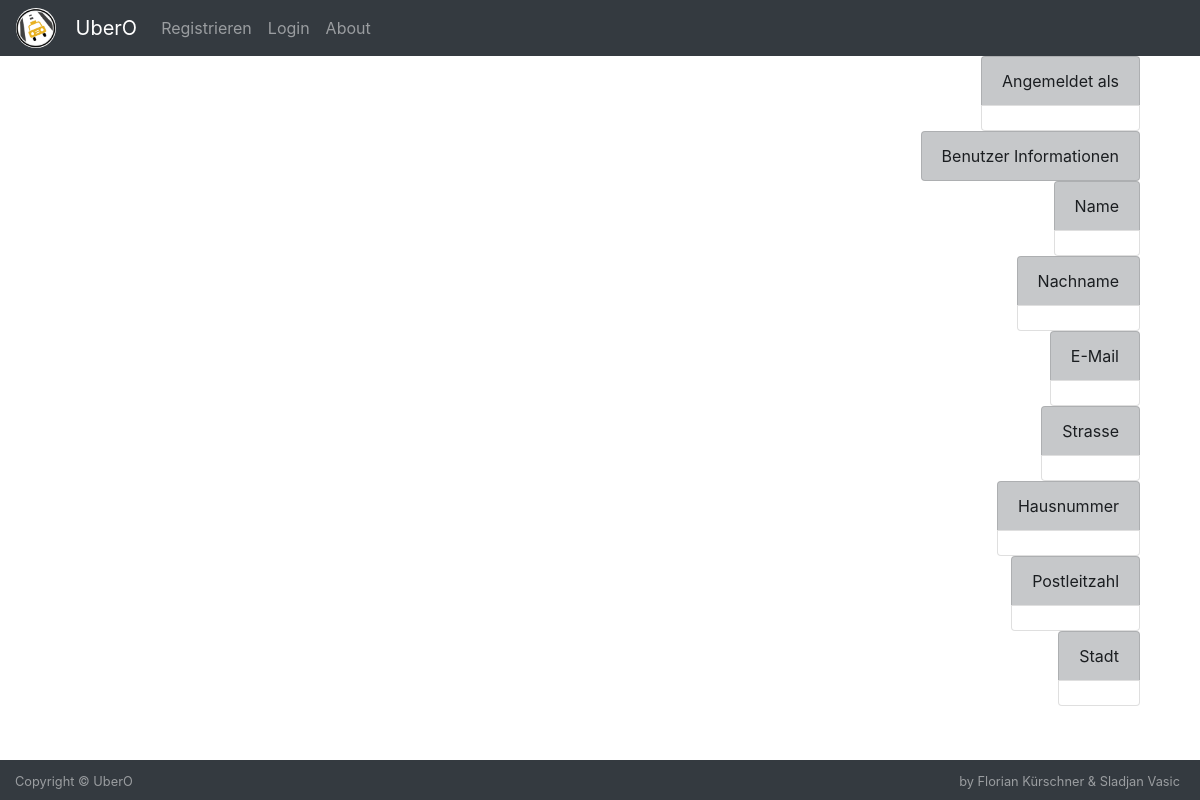
The page /profile/ on the database as committed earlier.
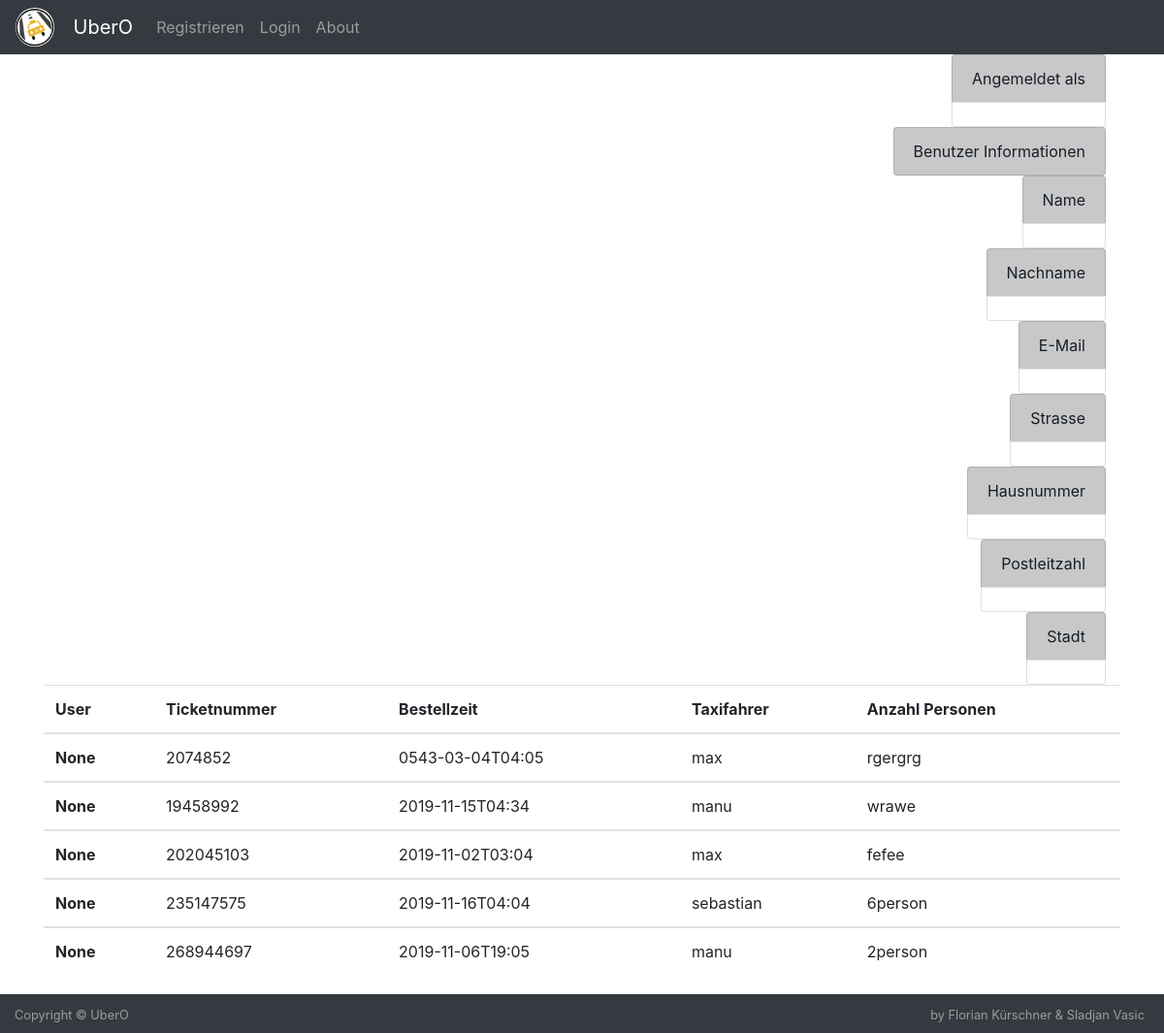
The same page on the database as committed later.
### mysite/models.py (models this page shows)
class ReservationForm(models.Model):
    user = models.ForeignKey(User_from_my_db, on_delete=models.CASCADE, null=True)
    title = models.CharField(max_length=50, choices=COUNT_CHOICES, blank=True)
    ticket_number = models.IntegerField(blank=True)
    taxi_driver = models.CharField(max_length=50, choices=DRIVER_CHOICES)
    order_time = models.CharField(max_length=50, blank=True, null=True)
    from_loc = models.CharField(max_length=50, null=True)
    from_street = models.CharField(max_length=50, null=True)
    from_street_number = models.CharField(max_length=50, null=True)
    from_plz = models.PositiveIntegerField(blank=True, null=True)
    to_loc = models.CharField(max_length=50, null=True)
    to_street = models.CharField(max_length=50, null=True)
    to_street_number = models.CharField(max_length=50, null=True)
    to_plz = models.PositiveIntegerField(blank=True, null=True)

### mysite/views.py (the view)
# urls.py: path('profile/', mysite_views.profile, name="profil"),
def profile(request):
    if request.method == "POST":
        redirect('login')
    else:
        all_records = ReservationForm.objects.filter(user_id=request.user.id)
        return render(request, 'pages/Profil.html', {'all_records': all_records})
    return render(request, 'pages/Profil.html')

### templates/pages/Profil.html (shortened to what this page needs)
{% extends 'base.html' %}
{% load static %}
{% block content %}
    <div class="container-fluid">
  <div class="col justify-content-center">
    <div class="row justify-content-end">
        <ul class="list-group">
        <li class="list-group-item list-group-item-dark">Angemeldet als</li>
        <li class="list-group-item ">{{ user.username }}</li>
    </ul>
    </div>
    <div class="row justify-content-end">
            <ul class="list-group">
        <li class="list-group-item list-group-item-dark">Benutzer Informationen</li>
    </ul>
    </div>
    <div class="row justify-content-end">
            <ul class="list-group">
        <li class="list-group-item list-group-item-dark">Name</li>
        <li class="list-group-item ">{{ user.first_name }}</li>
    </ul>
    </div>
    <div class="row justify-content-end">
        <ul class="list-group">
        <li class="list-group-item list-group-item-dark">Nachname</li>
        <li class="list-group-item ">{{ user.last_name }}</li>
    </ul>
    </div>
      <div class="row justify-content-end">
              <ul class="list-group">
        <li class="list-group-item list-group-item-dark">E-Mail</li>
        <li class="list-group-item ">{{ user.email }}</li>
    </ul>
      </div>
      <div class="row justify-content-end">
              <ul class="list-group">
        <li class="list-group-item list-group-item-dark">Strasse</li>
        <li class="list-group-item ">{{ user.street }}</li>
    </ul>
      </div>
      <div class="row justify-content-end">
            <ul class="list-group">
        <li class="list-group-item list-group-item-dark">Hausnummer</li>
        <li class="list-group-item ">{{ user.street_number }}</li>
    </ul>
      </div>
      <div class="row justify-content-end">
              <ul class="list-group">
        <li class="list-group-item list-group-item-dark">Postleitzahl</li>
        <li class="list-group-item ">{{ user.plz }}</li>
    </ul>
      </div>
      <div class="row justify-content-end">
    <ul class="list-group">
        <li class="list-group-item list-group-item-dark">Stadt</li>
        <li class="list-group-item ">{{ user.city }}</li>
    </ul>
      </div>
  </div>
  </div>
     {% if all_records %}
            <table class="table">
                <thead>
                <tr>
                    <th scope="col">User</th>
                    <th scope="col">Ticketnummer</th>
                    <th scope="col">Bestellzeit</th>
                    <th scope="col">Taxifahrer</th>
                    <th scope="col">Anzahl Personen</th>
                </tr>
                </thead>
                {% for record in all_records %}
                <tbody>
                <tr>
                    <th scope="row">{{ record.user }}</th>
                    <td>{{ record.ticket_number }}</td>
                    <td>{{ record.order_time}}</td>
                    <td>{{ record.taxi_driver }}</td>
                    <td>{{ record.title }}</td>
                </tr>
                </tbody>
                {% endfor %}
   {% endif %}
         </table>
{% endblock %}

### templates/base.html (shortened to what this page needs)
{% load static %}
<!DOCTYPE html>
<html lang="en">
<head>
    <link rel="stylesheet" type="text/css" href='{% static "/css/style.css" %}'>
    <link rel="stylesheet" href="https://stackpath.bootstrapcdn.com/bootstrap/4.3.1/css/bootstrap.min.css"
>
</head>
<header>
    <nav class="py-2 navbar navbar-expand-sm bg-dark navbar-dark" >
        <img src="{% static 'images/UberO_Logo.PNG' %}" class="Responsive image" style="height: 40px; border-radius: 50%; margin-right: 20px">
        <a class="navbar-brand" href="{% url 'index' %}">UberO</a>
        <div class="collapse navbar-collapse" id="navbarNav">
            <ul class="navbar-nav">
                {% if user.is_authenticated %}
                    <li class="nav-item ">
                        <a class="nav-link" href="{% url 'reservation' %}">Reservierung <span
                                class="sr-only"></span></a>
                    </li>
                    <li class="nav-item">
                        <a class="nav-link" href="{% url 'logout' %}">Logout</a>
                    </li>
                    <li class="nav-item">
                        <a class="nav-link" href="{% url 'about' %}">About</a>
                    </li>
                    <li class="nav-item">
                        <a class="nav-link" href="{% url 'profil' %}">{{ user.username }}</a>
                    </li>
                {% else %}
                    <li class="nav-item">
                        <a class="nav-link" href="{% url 'register' %}">Registrieren</a>
                    </li>
                    <li class="nav-item">
                        <a class="nav-link" href="{% url 'login' %}">Login </a>
                    </li>
                    <li class="nav-item">
                        <a class="nav-link" href="{% url 'about' %}">About</a>
                    </li>
                {% endif %}
            </ul>
        </div>
    </nav>
</header>
<body>
<div class="container" style="margin-bottom: 60px">
    {% block content %}{% endblock %}
    <footer id="sticky-footer" class="py-2 bg-dark text-white-50 fixed-bottom">
        <div class="row">
            <div style="left: 20px; margin-left: 30px">
                <small>Copyright &copy; UberO</small>
            </div>
            <div style="right: 20px; position: absolute">
                <small> by Florian Kürschner & Sladjan Vasic</small>
            </div>
        </div>
    </footer>
</div>
</body>
</html>

Rows that differ between the two databases and show on the page:
added ReservationForm: user "None", ticket_number "2074852", order_time "0543-03-04T04:05", taxi_driver "max", title "rgergrg"
added ReservationForm: user "None", ticket_number "19458992", order_time "2019-11-15T04:34", taxi_driver "manu", title "wrawe"
added ReservationForm: user "None", ticket_number "202045103", order_time "2019-11-02T03:04", taxi_driver "max", title "fefee"
added ReservationForm: user "None", ticket_number "235147575", order_time "2019-11-16T04:04", taxi_driver "sebastian", title "6person"
added ReservationForm: user "None", ticket_number "268944697", order_time "2019-11-06T19:05", taxi_driver "manu", title "2person"
Other text that changed with them:
text now shown: "User Ticketnummer Bestellzeit Taxifahrer Anzahl Personen"
